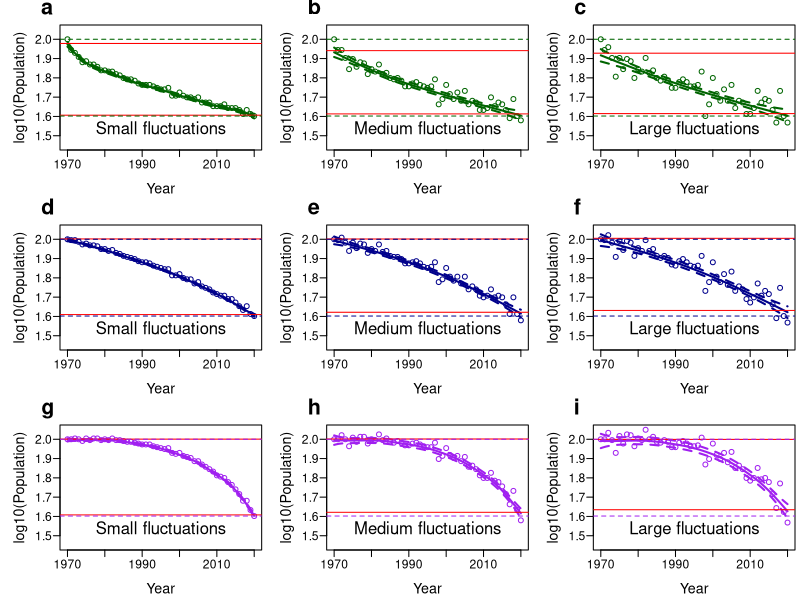

This figure's R source:
# Install and load package for GAM model
install.packages("mgcv")
library(mgcv)

# Set up the plot filename and dimensions
png(filename="Figure S5.png",width=22,height=22,units="cm",res=300)

# Set plot margins
par(mai=c(0.5,0.6,0.25,0.05))

# Define a 3 X 3 panel outlay
par(mfrow=c(3,3))

######################
#                    #
#      Panel A       #
#                    #
######################

# Set random seed for stochastic process
set.seed(33)

# Define duration of time-series
years <- 1970:2020
# Standardise the time-series between 0 and 1
x <- seq(0,1,l=length(years))

# define the deterministic population trend
vect_50 <- ((60*(1 - x^0.4)) + 40)
# Add random noise to time series
N <- ceiling(vect_50 + rnorm(length(vect_50),mean=0,sd=1))

# Define the GAM model
rr.gam <- gam (log10(N)~ s(years, k=ceiling(length(years)/2)) ,method="REML" )

# Make the plot, starting with the GAM prediction 
plot(rr.gam,pages=0,select=1,cex.axis=1.1, cex.lab= 1.3, mgp=c(2.5,0.6,0), shift=mean(log10(vect_50)),ylim=c(1.45,2.05),
 col="darkgreen",lwd=2,xlab="Year", shade.col=rgb(0,1,0,0.5),residuals=F,rug=F,shade=T,ylab="log10(Population)",las=1)

# Add the points from the time-series
points(log10(N)~years,pch=1,type="p",cex=1, col="darkgreen")

# Label the treatment
mtext("Small fluctuations",cex=1, side = 1, adj = 0.5, line = -2)

# Add reference lines
abline(h=c(predict(rr.gam)[1],predict(rr.gam)[51]), lty=1,col="red")
abline(h=log10(c(100,40)), lty=2,col="darkgreen")

# Label the panel
mtext("a",cex=1.3, side = 3, adj = -0.1, line = 0.6,font=2)

######################
#                    #
#      Panel B       #
#                    #
######################

# Set random seed for stochastic process
set.seed(33)

# Define duration of time-series
years <- 1970:2020
# Standardise the time-series between 0 and 1
x <- seq(0,1,l=length(years))

# define the deterministic population trend
vect_50 <- ((60*(1 - x^0.4)) + 40)
# Add random noise to time series
N <- ceiling(vect_50 + rnorm(length(vect_50),mean=0,sd=4))

# Define the GAM model
rr.gam <- gam (log10(N)~ s(years, k=ceiling(length(years)/2)) ,method="REML" )

# Make the plot, starting with the GAM prediction 
plot(rr.gam,pages=0,select=1,cex.axis=1.1, cex.lab= 1.3, mgp=c(2.5,0.6,0), shift=mean(log10(vect_50)),ylim=c(1.45,2.05),
 col="darkgreen",lwd=2,xlab="Year", shade.col=rgb(0,1,0,0.5),residuals=F,rug=F,shade=T,ylab="log10(Population)",las=1)

# Add the points from the time-series
points(log10(N)~years,pch=1,type="p",cex=1, col="darkgreen")

# Label the treatment
mtext("Medium fluctuations",cex=1, side = 1, adj = 0.5, line = -2)

# Add reference lines
abline(h=c(predict(rr.gam)[1],predict(rr.gam)[51]), lty=1,col="red")
abline(h=log10(c(100,40)), lty=2,col="darkgreen")

# Label the panel
mtext("b",cex=1.3, side = 3, adj = -0.1, line = 0.6,font=2)

######################
#                    #
#      Panel C       #
#                    #
######################

# Set random seed for stochastic process
set.seed(33)

# Define duration of time-series
years <- 1970:2020
# Standardise the time-series between 0 and 1
x <- seq(0,1,l=length(years))

# define the deterministic population trend
vect_50 <- ((60*(1 - x^0.4)) + 40)
# Add random noise to time series
N <- ceiling(vect_50 + rnorm(length(vect_50),mean=0,sd=7))

# Define the GAM model
rr.gam <- gam (log10(N)~ s(years, k=ceiling(length(years)/2)) ,method="REML" )

# Make the plot, starting with the GAM prediction 
plot(rr.gam,pages=0,select=1,cex.axis=1.1, cex.lab= 1.3, mgp=c(2.5,0.6,0), shift=mean(log10(vect_50)),ylim=c(1.45,2.05),
 col="darkgreen",lwd=2,xlab="Year", shade.col=rgb(0,1,0,0.5),residuals=F,rug=F,shade=T,ylab="log10(Population)",las=1)

# Add the points from the time-series
points(log10(N)~years,pch=1,type="p",cex=1, col="darkgreen")

# Label the treatment
mtext("Large fluctuations",cex=1, side = 1, adj = 0.5, line = -2)

# Add reference lines
abline(h=c(predict(rr.gam)[1],predict(rr.gam)[51]), lty=1,col="red")
abline(h=log10(c(100,40)), lty=2,col="darkgreen")

# Label the panel
mtext("c",cex=1.3, side = 3, adj = -0.1, line = 0.6,font=2)

######################
#                    #
#      Panel D       #
#                    #
######################

# Set random seed for stochastic process
set.seed(33)

# Define duration of time-series
years <- 1970:2020
# Standardise the time-series between 0 and 1
x <- seq(0,1,l=length(years))

# define the deterministic population trend
vect_50 <- ((60*(1 - x^1)) + 40)
# Add random noise to time series
N <- ceiling(vect_50 + rnorm(length(vect_50),mean=0,sd=1))

# Define the GAM model
rr.gam <- gam (log10(N)~ s(years, k=ceiling(length(years)/2)) ,method="REML" )

# Make the plot, starting with the GAM prediction 
plot(rr.gam,pages=0,select=1,cex.axis=1.1, cex.lab= 1.3, mgp=c(2.5,0.6,0), shift=mean(log10(vect_50)),ylim=c(1.45,2.05),
 col="darkblue",lwd=2,xlab="Year", shade.col=rgb(0,0,1,0.5),residuals=F,rug=F,shade=T,ylab="log10(Population)",las=1)

# Add the points from the time-series
points(log10(N)~years,pch=1,type="p",cex=1, col="darkblue")

# Label the treatment
mtext("Small fluctuations",cex=1, side = 1, adj = 0.5, line = -2)

# Add reference lines
abline(h=c(predict(rr.gam)[1],predict(rr.gam)[51]), lty=1,col="red")
abline(h=log10(c(100,40)), lty=2,col="darkblue")

# Label the panel
mtext("d",cex=1.3, side = 3, adj = -0.1, line = 0.6,font=2)

######################
#                    #
#      Panel E       #
#                    #
######################

# Set random seed for stochastic process
set.seed(33)

# Define duration of time-series
years <- 1970:2020
# Standardise the time-series between 0 and 1
x <- seq(0,1,l=length(years))

# define the deterministic population trend
vect_50 <- ((60*(1 - x^1)) + 40)
# Add random noise to time series
N <- ceiling(vect_50 + rnorm(length(vect_50),mean=0,sd=4))

# Define the GAM model
rr.gam <- gam (log10(N)~ s(years, k=ceiling(length(years)/2)) ,method="REML" )

# Make the plot, starting with the GAM prediction 
plot(rr.gam,pages=0,select=1,cex.axis=1.1, cex.lab= 1.3, mgp=c(2.5,0.6,0), shift=mean(log10(vect_50)),ylim=c(1.45,2.05),
 col="darkblue",lwd=2,xlab="Year", shade.col=rgb(0,0,1,0.5),residuals=F,rug=F,shade=T,ylab="log10(Population)",las=1)

# Add the points from the time-series
points(log10(N)~years,pch=1,type="p",cex=1, col="darkblue")

# Label the treatment
mtext("Medium fluctuations",cex=1, side = 1, adj = 0.5, line = -2)

# Add reference lines
abline(h=c(predict(rr.gam)[1],predict(rr.gam)[51]), lty=1,col="red")
abline(h=log10(c(100,40)), lty=2,col="darkblue")

# Label the panel
mtext("e",cex=1.3, side = 3, adj = -0.1, line = 0.6,font=2)

######################
#                    #
#      Panel F       #
#                    #
######################

# Set random seed for stochastic process
set.seed(33)

# Define duration of time-series
years <- 1970:2020
# Standardise the time-series between 0 and 1
x <- seq(0,1,l=length(years))

# define the deterministic population trend
vect_50 <- ((60*(1 - x^1)) + 40)
# Add random noise to time series
N <- ceiling(vect_50 + rnorm(length(vect_50),mean=0,sd=7))

# Define the GAM model
rr.gam <- gam (log10(N)~ s(years, k=ceiling(length(years)/2)) ,method="REML" )

# Make the plot, starting with the GAM prediction 
plot(rr.gam,pages=0,select=1,cex.axis=1.1, cex.lab= 1.3, mgp=c(2.5,0.6,0), shift=mean(log10(vect_50)),ylim=c(1.45,2.05),
 col="darkblue",lwd=2,xlab="Year", shade.col=rgb(0,0,1,0.5),residuals=F,rug=F,shade=T,ylab="log10(Population)",las=1)

# Add the points from the time-series
points(log10(N)~years,pch=1,type="p",cex=1, col="darkblue")

# Label the treatment
mtext("Large fluctuations",cex=1, side = 1, adj = 0.5, line = -2)

# Add reference lines
abline(h=c(predict(rr.gam)[1],predict(rr.gam)[51]), lty=1,col="red")
abline(h=log10(c(100,40)), lty=2,col="darkblue")

# Label the panel
mtext("f",cex=1.3, side = 3, adj = -0.1, line = 0.6,font=2)

######################
#                    #
#      Panel G       #
#                    #
######################

# Set random seed for stochastic process
set.seed(33)

# Define duration of time-series
years <- 1970:2020
# Standardise the time-series between 0 and 1
x <- seq(0,1,l=length(years))

# define the deterministic population trend
vect_50 <- ((60*(1 - x^2.5)) + 40)
# Add random noise to time series
N <- ceiling(vect_50 + rnorm(length(vect_50),mean=0,sd=1))

# Define the GAM model
rr.gam <- gam (log10(N)~ s(years, k=ceiling(length(years)/2)) ,method="REML" )

# Make the plot, starting with the GAM prediction 
plot(rr.gam,pages=0,select=1,cex.axis=1.1, cex.lab= 1.3, mgp=c(2.5,0.6,0), shift=mean(log10(vect_50)),ylim=c(1.45,2.05),
 col="purple",lwd=2,xlab="Year", shade.col=rgb(0.5,0,1,0.25),residuals=F,rug=F,shade=T,ylab="log10(Population)",las=1)

# Add the points from the time-series
points(log10(N)~years,pch=1,type="p",cex=1, col="purple")

# Label the treatment
mtext("Small fluctuations",cex=1, side = 1, adj = 0.5, line = -2)

# Add reference lines
abline(h=c(predict(rr.gam)[1],predict(rr.gam)[51]), lty=1,col="red")
abline(h=log10(c(100,40)), lty=2,col="purple")

# Label the panel
mtext("g",cex=1.3, side = 3, adj = -0.1, line = 0.6,font=2)

######################
#                    #
#      Panel H       #
#                    #
######################

# Set random seed for stochastic process
set.seed(33)

# Define duration of time-series
years <- 1970:2020
# Standardise the time-series between 0 and 1
x <- seq(0,1,l=length(years))

# define the deterministic population trend
vect_50 <- ((60*(1 - x^2.5)) + 40)
# Add random noise to time series
N <- ceiling(vect_50 + rnorm(length(vect_50),mean=0,sd=4))

# Define the GAM model
rr.gam <- gam (log10(N)~ s(years, k=ceiling(length(years)/2)) ,method="REML" )

# Make the plot, starting with the GAM prediction 
plot(rr.gam,pages=0,select=1,cex.axis=1.1, cex.lab= 1.3, mgp=c(2.5,0.6,0), shift=mean(log10(vect_50)),ylim=c(1.45,2.05),
 col="purple",lwd=2,xlab="Year", shade.col=rgb(0.5,0,1,0.25),residuals=F,rug=F,shade=T,ylab="log10(Population)",las=1)

# Add the points from the time-series
points(log10(N)~years,pch=1,type="p",cex=1, col="purple")

# Label the treatment
mtext("Medium fluctuations",cex=1, side = 1, adj = 0.5, line = -2)

# Add reference lines
abline(h=c(predict(rr.gam)[1],predict(rr.gam)[51]), lty=1,col="red")
abline(h=log10(c(100,40)), lty=2,col="purple")

# Label the panel
mtext("h",cex=1.3, side = 3, adj = -0.1, line = 0.6,font=2)

######################
#                    #
#      Panel I       #
#                    #
######################

# Set random seed for stochastic process
set.seed(33)

# Define duration of time-series
years <- 1970:2020
# Standardise the time-series between 0 and 1
x <- seq(0,1,l=length(years))

# define the deterministic population trend
vect_50 <- ((60*(1 - x^2.5)) + 40)
# Add random noise to time series
N <- ceiling(vect_50 + rnorm(length(vect_50),mean=0,sd=7))

# Define the GAM model
rr.gam <- gam (log10(N)~ s(years, k=ceiling(length(years)/2)) ,method="REML" )

# Make the plot, starting with the GAM prediction 
plot(rr.gam,pages=0,select=1,cex.axis=1.1, cex.lab= 1.3, mgp=c(2.5,0.6,0), shift=mean(log10(vect_50)),ylim=c(1.45,2.05),
 col="purple",lwd=2,xlab="Year", shade.col=rgb(0.5,0,1,0.25),residuals=F,rug=F,shade=T,ylab="log10(Population)",las=1)

# Add the points from the time-series
points(log10(N)~years,pch=1,type="p",cex=1, col="purple")

# Label the treatment
mtext("Large fluctuations",cex=1, side = 1, adj = 0.5, line = -2)

# Add reference lines
abline(h=c(predict(rr.gam)[1],predict(rr.gam)[51]), lty=1,col="red")
abline(h=log10(c(100,40)), lty=2,col="purple")

# Label the panel
mtext("i",cex=1.3, side = 3, adj = -0.1, line = 0.6,font=2)

# Close plot device and save file
dev.off()

